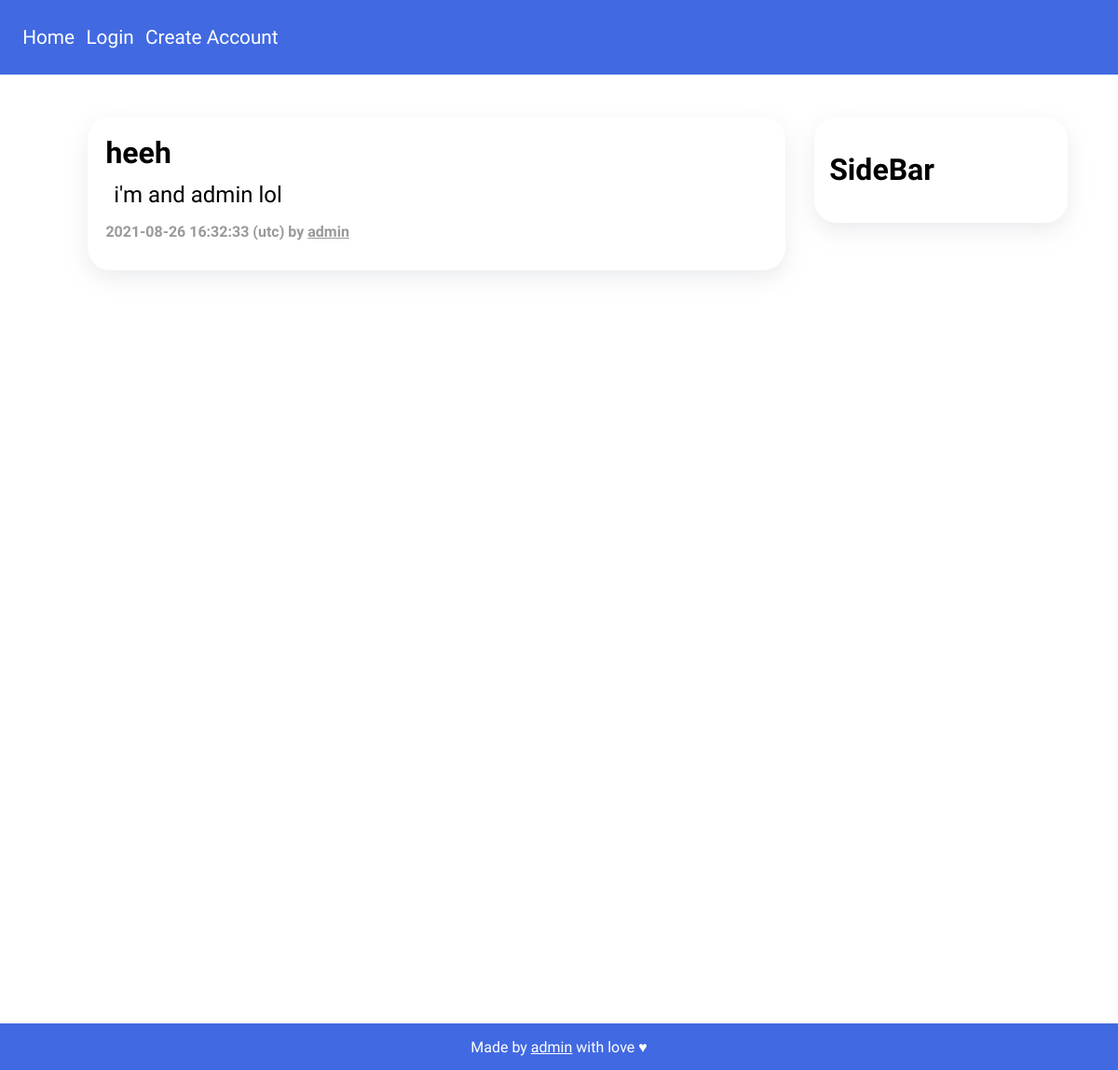
Before: / with the older database file.
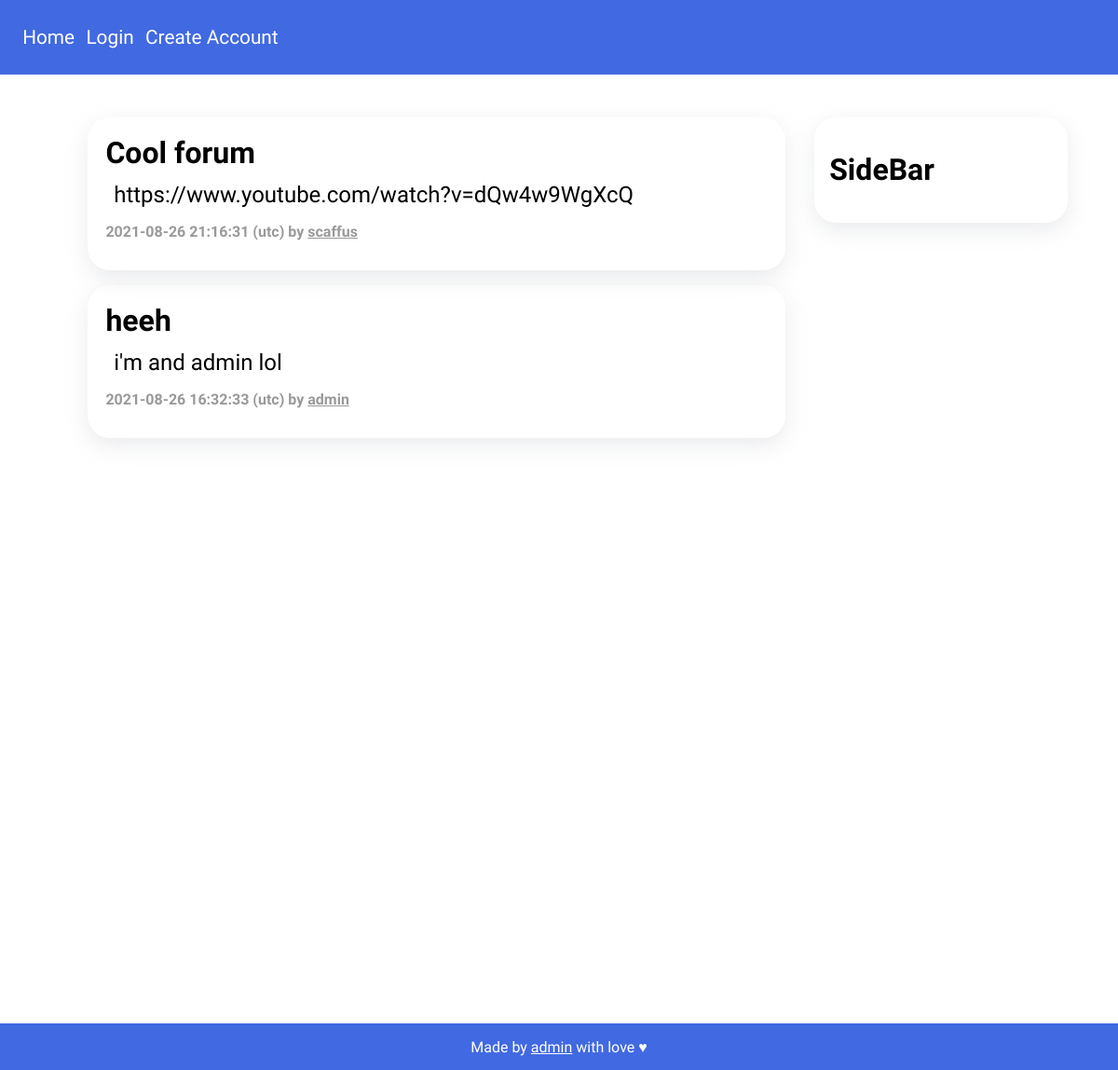
After: the same page with the newer database file.
### app.py (models this page shows)
class Post(db.Model):
    id = db.Column(db.Integer, primary_key=True)
    title = db.Column(db.String(70))
    content = db.Column(db.String(500))
    author_name = db.Column(db.String(24))
    author_uuid = db.Column(db.String(36))
    date = db.Column(db.DateTime, default=datetime.utcnow)
    updated = db.Column(db.Boolean, default=False)
    uuid = db.Column(db.String(36))

### app.py (the view)
@app.route('/')
def index():
    posts = Post.query.order_by(Post.date.desc()).all()
    return render_template('index.html', user=current_user, posts=posts)

### templates/index.html (shortened to what this page needs)
{% extends 'base.html' %}
{% block main %}
<div class="container">
    <div class="sidebar">
        <h1>SideBar</h1>
    </div>
    <div class="posts">
        {% for post in posts %}
        <div class="card">
            <p class="post" id="title">{{ post.title }}</p>
            <p class="post" id="content">{{ post.content }}</p>
            <div class="post_info">
                <p class="post" id="date">{{ post.date.replace(microsecond=0) }} (utc) by <a
                        href="/u/{{ post.author_name }}" class="post" id="author" {% if current_user.username == post.author_name %} style="color: #4169e1;" {% endif %}>{{ post.author_name }}</a></p>
            </div>
        </div>
        {% endfor %}
    </div>
</div>
{% endblock %}

Changed rows visible on the page:
added Post: title "Cool forum", content "https://www.youtube.com/watch?v=dQw4w9WgXcQ", date.replace "2021-08-26 21:16:31", author_name "scaffus"
